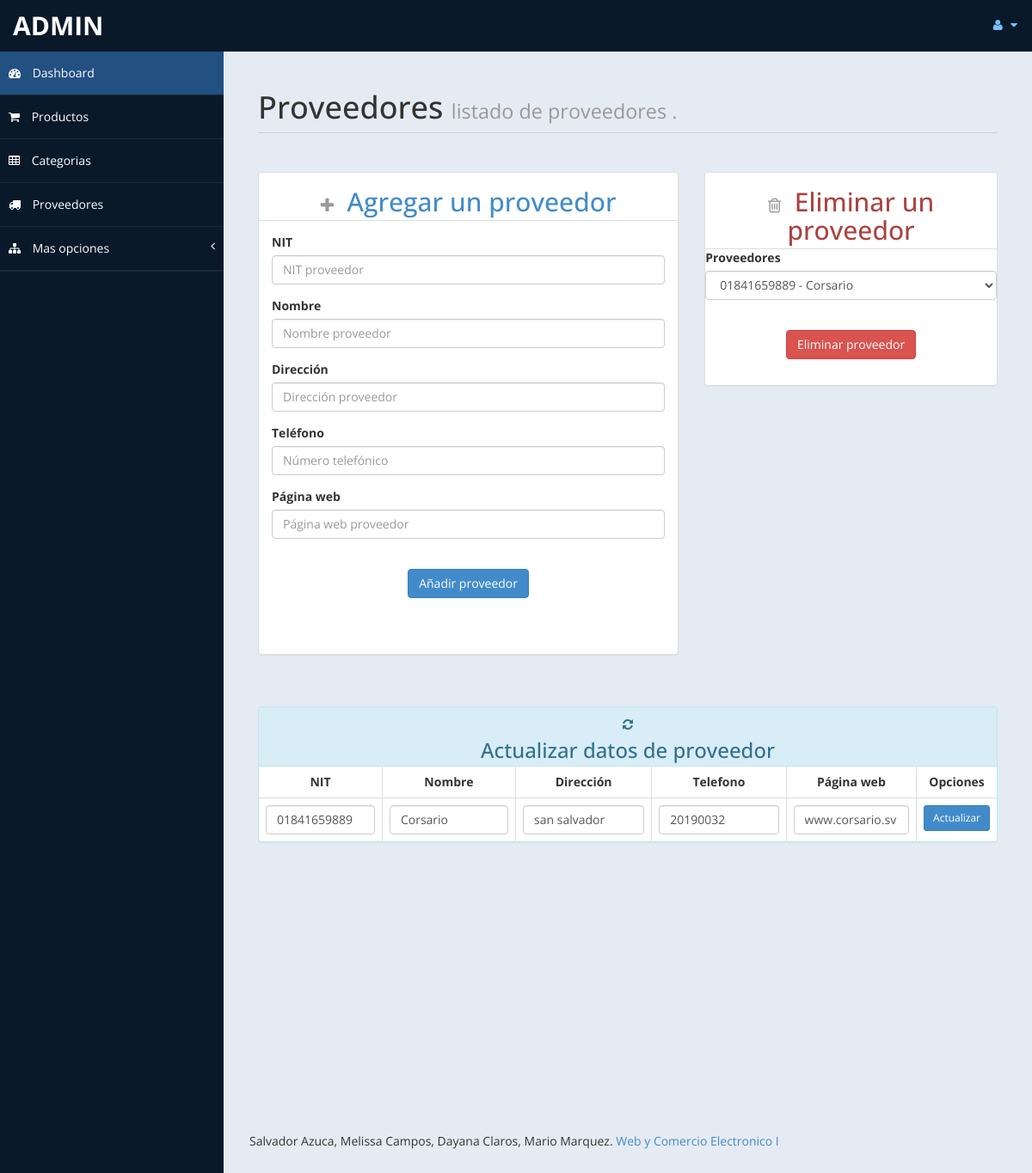
Page /addproveedor.php (signed in) on the committed database.
### tables this page shows
CREATE TABLE IF NOT EXISTS `proveedor` (
  `NITProveedor` varchar(30) NOT NULL,
  `NombreProveedor` varchar(30) NOT NULL,
  `Direccion` varchar(200) NOT NULL,
  `Telefono` int(20) NOT NULL,
  `PaginaWeb` varchar(30) NOT NULL,
  PRIMARY KEY (`NITProveedor`)
);

### sql/consulSQL.php (called while the page is built, shortened)
<?php
class ejecutarSQL {
    public static function conectar() {
        if (!$con = mysql_connect(SERVER, USER, PASS)) {
            die("Error en el servidor, verifique sus datos");
        }
        return $con;
    }
    public static function consultar($query) {
        if (!$consul = mysql_query($query, ejecutarSQL::conectar())) {
            die(mysql_error() . 'Error en la consulta SQL ejecutada');
        }
        return $consul;
    }
}

### addproveedor.php (the view, shortened to what this page needs)
<?php
include './sql/consulSQL.php';
?>
<!DOCTYPE html>
<html lang="es">
    <head>
        <?php include './inc/link.php'; ?>
    </head>
    <body>
        <div id="wrapper">
            <?php include './inc/navbar.php'; ?>
            <div id="page-wrapper">
                <div id="page-inner">
                    <div class="row">
                        <div class="col-md-12">
                            <h1 class="page-header">
                                Proveedores <small> listado de proveedores .</small>
                            </h1>
                        </div>
                    </div>
                    <div class="row">
                        <div class="col-md-7 col-sm-10 col-xs-10">
                            <div class="panel panel-default">
                                <div class="panel-heading">
                                    <h2 class="text-primary text-center"><small><i class="fa fa-plus"></i></small>&nbsp;&nbsp;Agregar un proveedor</h2>
                                </div>
                                <div class="panel-body">
                                    <div class="list-group">
                                        <form action="php/regprove.php" method="post" role="form">
                                            <div class="form-group">
                                                <label>NIT</label>
                                                <input class="form-control" type="text" name="prove-nit" placeholder="NIT proveedor" maxlength="30" required="">
                                            </div>
                                            <div class="form-group">
                                                <label>Nombre</label>
                                                <input class="form-control" type="text" name="prove-name" placeholder="Nombre proveedor" maxlength="30" required="">
                                            </div>
                                            <div class="form-group">
                                                <label>Dirección</label>
                                                <input class="form-control" type="text" name="prove-dir" placeholder="Dirección proveedor" required="">
                                            </div>
                                            <div class="form-group">
                                                <label>Teléfono</label>
                                                <input class="form-control" type="tel" name="prove-tel" placeholder="Número telefónico" pattern="[0-9]{1,20}" maxlength="20" required="">
                                            </div>
                                            <div class="form-group">
                                                <label>Página web</label>
                                                <input class="form-control" type="text" name="prove-web" placeholder="Página web proveedor" required="">
                                            </div>
                                            <p class="text-center"><button type="submit" class="btn btn-primary">Añadir proveedor</button></p>
                                            <br>
                                        </form>
                                    </div>
                                </div>
                            </div>
                        </div>
                        <div class="col-md-5 col-sm-12 col-xs-12">
                            <div class="panel panel-default">
                                <div class="panel-heading">
                                    <h2 class="text-danger text-center"><small><i class="fa fa-trash-o"></i></small>&nbsp;&nbsp;Eliminar un proveedor</h2>
                                </div>
                                <form action="php/delprove.php" method="post" role="form">
                                    <div class="form-group">
                                        <label>Proveedores</label>
                                        <select class="form-control" name="nit-prove">
                                            <?php
                                            $proveNIT = ejecutarSQL::consultar("select * from proveedor");
                                            while ($PN = mysql_fetch_array($proveNIT)) {
                                                echo '<option value="' . $PN['NITProveedor'] . '">' . $PN['NITProveedor'] . ' - ' . $PN['NombreProveedor'] . '</option>';
                                            }
                                            ?>
                                        </select>
                                    </div>
                                    <p class="text-center"><button type="submit" class="btn btn-danger">Eliminar proveedor</button></p>
                                    <br>
                                </form>
                            </div>
                        </div>
                        <div class="col-xs-12">
                            <br><br>
                            <div class="panel panel-info">
                                <div class="panel-heading text-center"><i class="fa fa-refresh"></i>
                                    <h3>Actualizar datos de proveedor</h3>
                                </div>
                                <div class="table-responsive">
                                    <table class="table table-bordered">
                                        <thead class="">
                                            <tr>
                                                <th class="text-center">NIT</th>
                                                <th class="text-center">Nombre</th>
                                                <th class="text-center">Dirección</th>
                                                <th class="text-center">Telefono</th>
                                                <th class="text-center">Página web</th>
                                                <th class="text-center">Opciones</th>
                                            </tr>
                                        </thead>
                                        <tbody>
                                            <?php
                                            $proveedores = ejecutarSQL::consultar("select * from proveedor");
                                            $up = 1;
                                            while ($prov = mysql_fetch_array($proveedores)) {
                                                echo '
                                                      <div id="update-proveedor">
                                                        <form method="post" action="php/updateProveedor.php" id="res-update-prove-' . $up . '">
                                                          <tr>
                                                              <td>
                                                                <input class="form-control" type="hidden" name="nit-prove-old" required="" value="' . $prov['NITProveedor'] . '">
                                                                <input class="form-control" type="text" name="nit-prove" maxlength="30" required="" value="' . $prov['NITProveedor'] . '">
                                                              </td>
                                                              <td><input class="form-control" type="text" name="prove-name" maxlength="30" required="" value="' . $prov['NombreProveedor'] . '"></td>
                                                              <td><input class="form-control" type="text-area" name="prove-dir" required="" value="' . $prov['Direccion'] . '"></td>
                                                               <td><input class="form-control" type="tel" name="prove-tel" required="" maxlength="20" value="' . $prov['Telefono'] . '"></td>
                                                              <td><input class="form-control" type="text-area" name="prove-web" maxlength="30" required="" value="' . $prov['PaginaWeb'] . '"></td>
                                                              <td class="text-center">
                                                                  <button type="submit" class="btn btn-sm btn-primary button-UP" value="res-update-prove-' . $up . '">Actualizar</button>
                                                                  <div id="res-update-prove-' . $up . '" style="width: 100%; margin:0px; padding:0px;"></div>
                                                              </td>
                                                          </tr>
                                                        </form>
                                                      </div>
                                                      ';
                                                $up = $up + 1;
                                            }
                                            ?>
                                        </tbody>
                                    </table>
                                </div>
                            </div>
                        </div>
                    </div>
                </div>
                <footer>
                    <p class="back-link">Salvador Azuca, Melissa Campos, Dayana Claros, Mario Marquez. <a href=""> Web y Comercio Electronico I</a></p>
                </footer>
            </div>
        </div>
    </div>
</body>
</html>

### assets/css/custom-styles.css (style rules this page uses)
body { font-family: 'Open Sans', sans-serif; }
#wrapper { width: 100%; background:#09192A; }
#page-wrapper { padding: 15px 15px; min-height: 600px; background:#E5EBF2; }
#page-inner { width:100%; margin:10px 20px 10px 0px; background-color:transparent; padding:10px; min-height:1200px; }
.text-center { text-align:center; }
h1, .h1, h2, .h2, h3, .h3 { margin-top: 7px; margin-bottom: -5px; }
h2 { color: #000; }
p { font-size:16px; line-height:25px; padding-top:20px; }
.page-header { padding-bottom: 9px; margin: 10px 0 45px; border-bottom: 1px solid #C7D1DD; }
.panel-default > .panel-heading { color: #000; background-color: #FFFFFF; border-color: #ddd; font-weight:bold; }
footer p { font-size: 14px; }
@media (min-width:768px) { #page-wrapper { margin: 0 0 0 260px; padding: 15px 30px; min-height: 1200px; } }

### rows in the picture
proveedor: nit-prove "01841659889", prove-name "Corsario", prove-dir "san salvador", prove-tel "20190032", prove-web "www.corsario.sv"

### other values in the picture
form field nit-prove "01841659889 - Corsario"
